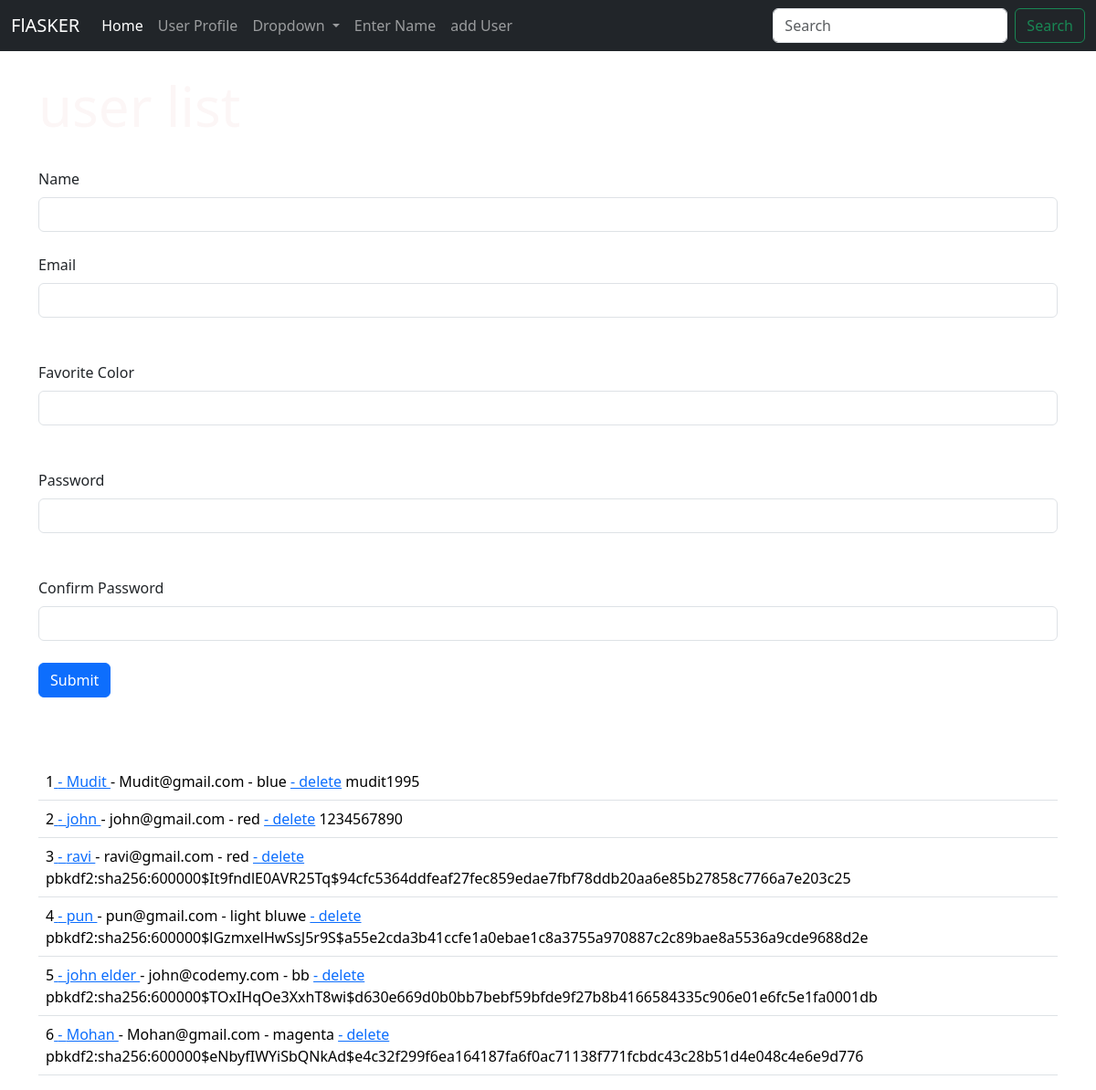
The page /user/add on the database as committed earlier.
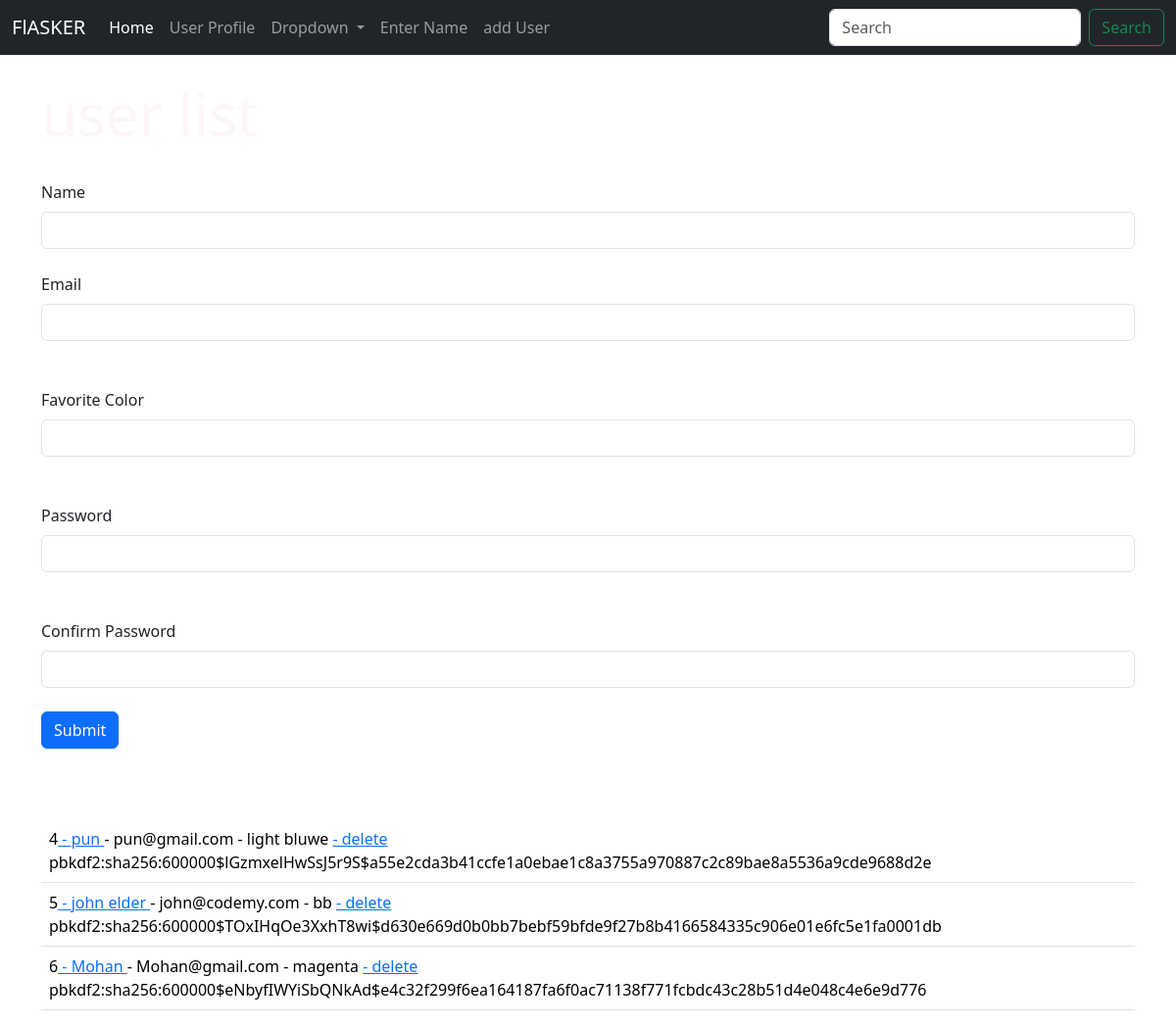
The same page on the database as committed later.
### hello.py (models this page shows, shortened)
class Users(db.Model):
    id = db.Column(db.Integer, primary_key=True)
    name = db.Column(db.String(200), nullable=False)
    email = db.Column(db.String(120), nullable=False, unique=True)
    favorite_color = db.Column(db.String(120))
    password_hash = db.Column(db.String(128), nullable=False)
    @property
    def password(self):
        raise AttributeError('password is not a readable attribute')
    date_added = db.Column(db.DateTime, default=datetime.utcnow)

### hello.py (the view, shortened to what this page needs)
@app.route('/user/add', methods=['GET', 'POST'])
def add_user():
    name = None
    form = UserForm()
    our_users = Users.query.order_by(Users.date_added)
    return render_template('add_user.html', form=form, name=name, our_users=our_users)

### hello.py
class UserForm(FlaskForm):
    name = StringField("Name", validators=[DataRequired()])
    email = StringField("Email", validators=[DataRequired()])
    favorite_color = StringField("Favorite Color")
    password_hash = PasswordField("Password", validators=[DataRequired(), EqualTo("password_hash2", message="Passwords Must Match")])
    password_hash2 = PasswordField("Confirm Password", validators=[DataRequired()])
    submit = SubmitField("Submit")

### templates/add_user.html (shortened to what this page needs)
{% extends 'base.html' %}
{% block content %}
{% if name %}
      <h1> user added</h1>
      <br/>
      <ul>
        {% for our_user in our_users %}
            <li>{{our_user.id}}<a href={{url_for('update', id=our_user.id)}}> - {{ our_user.name }}</a> - {{ our_user.email }} - {{ our_user.favorite_color }}<a href={{url_for('delete', id=our_user.id)}}> - delete</a></li>
        {% endfor %}
    </ul>
{% else %}
      <h1> user list </h1>
      <br/>
      <form method = "POST">
        {{ form.name.label(class="form-label") }}
        {{ form.name(class="form-control") }}
         <br/>
         {{ form.email.label(class="form-label") }}
         {{ form.email(class="form-control") }}
          <br/>
          <br/>
          {{ form.favorite_color.label(class="form-label") }}
          {{ form.favorite_color(class="form-control") }}
           <br/>
           <br/>
           {{ form.password_hash.label(class="form-label") }}
           {{ form.password_hash(class="form-control") }}
            <br/>
            <br/>
            {{ form.password_hash2.label(class="form-label") }}
            {{ form.password_hash2(class="form-control") }}
             <br/>
        {{ form.submit(class="btn btn-primary") }}
      </form>
    <br/>
    <br/>
    <br/>
    <table class="table">
        {% for our_user in our_users %}
        <tr>
            <td>{{our_user.id}}<a href={{url_for('update', id=our_user.id)}}> - {{ our_user.name }}
                               <a> - {{ our_user.email }} - {{ our_user.favorite_color }} </a>
                               <a href={{url_for('delete', id=our_user.id)}}>- delete</a>
                               {{our_user.password_hash}}
                               </td>
          </tr>
        {% endfor %}
    </table>
{% endif %}
{% endblock %}

### templates/base.html (shortened to what this page needs)
<!doctype html>
<html lang="en">
  <head>
    <link href="https://cdn.jsdelivr.net/npm/bootstrap@5.3.3/dist/css/bootstrap.min.css" rel="stylesheet">
    <link rel="stylesheet" href="{{ url_for('static', filename='CSS/style.css') }}">
  </head>
  <body>
    {% include 'navbar.html' %}
    <br/>
    <div class ="container">
        {% block content %}
        {% endblock %}
    </div>
  </body>
</html>

### templates/Navbar.html (shortened to what this page needs)
<nav class="navbar navbar-expand-lg navbar-dark bg-dark">
    <div class="container-fluid">
      <a class="navbar-brand" href="{{url_for('index') }}">FlASKER</a>
      <div class="collapse navbar-collapse" id="navbarSupportedContent">
        <ul class="navbar-nav me-auto mb-2 mb-lg-0">
          <li class="nav-item">
            <a class="nav-link active" aria-current="page" href="#">Home</a>
          </li>
          <li class="nav-item">
            <a class="nav-link" href="{{url_for('user',name='John') }}">User Profile</a>
          </li>
          <li class="nav-item dropdown">
            <a class="nav-link dropdown-toggle" href="#" role="button" data-bs-toggle="dropdown" aria-expanded="false">
              Dropdown
            </a>
          </li>
          <li class="nav-item">
            <a class="nav-link" href="{{url_for('name') }}">Enter Name</a>
          </li>
          <li class="nav-item">
            <a class="nav-link" href="{{url_for('add_user') }}">add User</a>
          </li>
        </ul>
        <form class="d-flex" role="search">
          <input class="form-control me-2" type="search" placeholder="Search" aria-label="Search">
          <button class="btn btn-outline-success" type="submit">Search</button>
        </form>
      </div>
    </div>
  </nav>

### static/CSS/style.css (style rules this page uses)
h1 { color : rgba(187, 17, 17, 0.041) ; font-size : 60px ; }
body { background-color: #ffffff; }

Rows that differ between the two databases and show on the page:
removed Users: id "1", name "Mudit", email "Mudit@gmail.com", favorite_color "blue", password_hash "mudit1995"
removed Users: id "2", name "john", email "john@gmail.com", favorite_color "red", password_hash "1234567890"
removed Users: id "3", name "ravi", email "ravi@gmail.com", favorite_color "red", password_hash "pbkdf2:sha256:600000$It9fndlE0AVR25Tq$94cfc5364ddfeaf27fec859edae7fbf78ddb20aa6e85b27858c7766a7e203c25"
